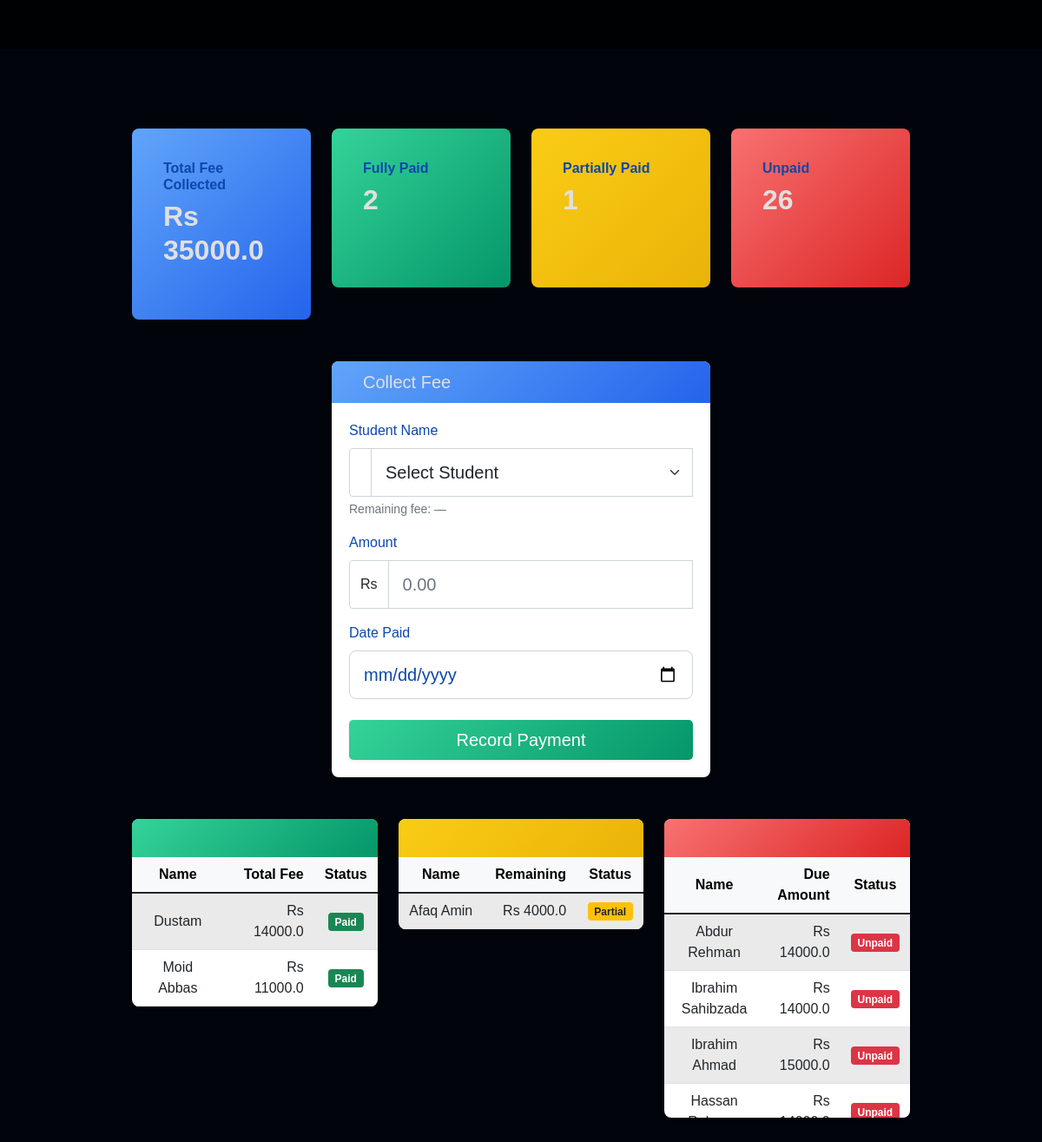
Page /collect_fee (signed in) on the committed database.
### models.py (models this page shows, shortened)
class Student(db.Model):
    id = db.Column(db.Integer, primary_key=True)
    name = db.Column(db.String(100), nullable=False)
    fee = db.Column(db.Float, nullable=False)
    room_id = db.Column(db.Integer, db.ForeignKey('room.id'), nullable=False)
    picture = db.Column(db.String(100))
    status = db.Column(db.String(20), default='active')  # active, inactive, graduated
    enrollment_date = db.Column(db.DateTime, default=datetime.utcnow)
    last_fee_payment = db.Column(db.DateTime)
    room = relationship('Room', back_populates='students')
    fee_records = relationship('FeeRecord', back_populates='student')
    @property
    def fee_status(self):
        current_month = datetime.now().month
        current_year = datetime.now().year
        total_paid = sum(record.amount for record in FeeRecord.query.filter(
            FeeRecord.student_id == self.id,
            db.extract('month', FeeRecord.date_paid) == current_month,
            db.extract('year', FeeRecord.date_paid) == current_year
        ).all())
        if total_paid == 0:
            return 'unpaid'
        elif total_paid < self.fee:
            return 'partial'
        else:
            return 'paid'
    @property
    def remaining_fee(self):
        current_month = datetime.now().month
        current_year = datetime.now().year
        total_paid = sum(record.amount for record in FeeRecord.query.filter(
            FeeRecord.student_id == self.id,
            db.extract('month', FeeRecord.date_paid) == current_month,
            db.extract('year', FeeRecord.date_paid) == current_year
        ).all())
        return max(0, self.fee - total_paid)

class FeeRecord(db.Model):
    id = db.Column(db.Integer, primary_key=True)
    student_id = db.Column(db.Integer, db.ForeignKey('student.id'), nullable=False)
    amount = db.Column(db.Float, nullable=False)
    date_paid = db.Column(db.Date, default=datetime.utcnow)
    student = relationship('Student', back_populates='fee_records')

### app.py (the view, shortened to what this page needs)
@app.route('/collect_fee', methods=['GET', 'POST'])
@login_required
def collect_fee():
    form = FeeCollectionForm()
    month = request.args.get('month', datetime.now().month, type=int)
    year = request.args.get('year', datetime.now().year, type=int)
    active_students = Student.query.filter_by(status='active').all()
    fully_paid_students = []
    partially_paid_students = []
    unpaid_students = []
    for student in active_students:
        if student.fee_status == 'paid':
            fully_paid_students.append(student)
        elif student.fee_status == 'partial':
            partially_paid_students.append(student)
        else:
            unpaid_students.append(student)
    fee_records = FeeRecord.query.filter(
        db.extract('year', FeeRecord.date_paid) == year,
        db.extract('month', FeeRecord.date_paid) == month
    ).join(Student).all()
    total_fee = sum(record.amount for record in fee_records)
    return render_template('collect_fee.html',
                         form=form,
                         fee_records=fee_records,
                         total_fee=total_fee,
                         current_month=month,
                         current_year=year,
                         month_name=month_name,
                         fully_paid_students=fully_paid_students,
                         partially_paid_students=partially_paid_students,
                         unpaid_students=unpaid_students)

### forms.py
class FeeCollectionForm(FlaskForm):
    student_name = StringField('Student Name', validators=[DataRequired()])
    amount = FloatField('Amount', validators=[DataRequired()])
    date = DateField('Date Paid', validators=[DataRequired()])
    submit = SubmitField('Record Payment')

### app.py (called while the page is built)
@login_manager.user_loader
def load_user(user_id):
    return Admin.query.get(int(user_id))

### templates/collect_fee.html (shortened to what this page needs)
{% extends 'base.html' %}
{% block content %}
<div class="fee-collection-wrapper">
  <div class="container-fluid mt-4">
    <div class="row g-4 justify-content-center">
      <div class="col-lg-3 col-md-6">
        <div class="summary-card bg-gradient-blue text-white">
          <div class="card-body">
            <h5 class="card-title">Total Fee Collected</h5>
            <h2 class="card-value">Rs {{ total_fee }}</h2>
          </div>
        </div>
      </div>
      <div class="col-lg-3 col-md-6">
        <div class="summary-card bg-gradient-green text-white">
          <div class="card-body">
            <h5 class="card-title">Fully Paid</h5>
            <h2 class="card-value">{{ fully_paid_students|length }}</h2>
          </div>
        </div>
      </div>
      <div class="col-lg-3 col-md-6">
        <div class="summary-card bg-gradient-yellow text-white">
          <div class="card-body">
            <h5 class="card-title">Partially Paid</h5>
            <h2 class="card-value">{{ partially_paid_students|length }}</h2>
          </div>
        </div>
      </div>
      <div class="col-lg-3 col-md-6">
        <div class="summary-card bg-gradient-red text-white">
          <div class="card-body">
            <h5 class="card-title">Unpaid</h5>
            <h2 class="card-value">{{ unpaid_students|length }}</h2>
          </div>
        </div>
      </div>
    </div>
  </div>
  <div class="container-fluid mt-5">
    <div class="row justify-content-center">
      <div class="col-lg-6 col-md-8">
        <div class="form-card bg-white shadow-sm">
          <div class="form-card-header bg-gradient-blue text-white d-flex align-items-center">
            <h5 class="mb-0">Collect Fee</h5>
          </div>
          <div class="form-card-body">
            <form method="POST" action="{{ url_for('collect_fee') }}" class="needs-validation" novalidate>
              <div class="row g-3">
                <div class="col-md-12">
                  <label for="student_name" class="form-label">Student Name</label>
                  <div class="input-group">
                    <span class="input-group-text bg-white"></span>
                    <select name="student_name" id="student_name"
                            class="form-select form-select-lg" required>
                      <option value="" disabled selected>Select Student</option>
                    </select>
                  </div>
                  <div class="form-text text-muted" id="remaining_fee_text">
                    Remaining fee: —
                  </div>
                </div>
                <div class="col-md-12">
                  <label for="amount" class="form-label">Amount</label>
                  <div class="input-group">
                    <span class="input-group-text bg-white">Rs</span>
                    {{ form.amount(class="form-control form-control-lg", id="amount", placeholder="0.00", required="required") }}
                  </div>
                </div>
                <div class="col-md-12">
                  <label for="date" class="form-label">Date Paid</label>
                  {{ form.date(class="form-control form-control-lg", id="date", type="date", required="required") }}
                </div>
              </div>
              <div class="mt-4 d-grid">
                {{ form.submit(class="btn btn-gradient-green btn-lg shadow-sm") }}
              </div>
            </form>
          </div>
        </div>
      </div>
    </div>
  </div>
  <div class="container-fluid mt-5">
    <div class="row g-4 justify-content-center status-tables-row">
      <div class="col-lg-4 col-md-6">
        <div class="status-card bg-white shadow-sm">
          <div class="status-card-header bg-gradient-green text-white d-flex align-items-center">
          </div>
          <div class="status-card-body">
            <div class="table-responsive">
              <table class="table table-sm table-striped mb-0">
                <thead class="table-light">
                  <tr>
                    <th>Name</th>
                    <th class="text-end">Total Fee</th>
                    <th class="text-center">Status</th>
                  </tr>
                </thead>
                <tbody>
                  {% for student in fully_paid_students %}
                  <tr>
                    <td>{{ student.name }}</td>
                    <td class="text-end">Rs {{ student.fee }}</td>
                    <td class="text-center">
                      <span class="badge bg-success">Paid</span>
                    </td>
                  </tr>
                  {% endfor %}
                </tbody>
              </table>
            </div>
          </div>
        </div>
      </div>
      <div class="col-lg-4 col-md-6">
        <div class="status-card bg-white shadow-sm">
          <div class="status-card-header bg-gradient-yellow text-dark d-flex align-items-center">
          </div>
          <div class="status-card-body">
            <div class="table-responsive">
              <table class="table table-sm table-striped mb-0">
                <thead class="table-light">
                  <tr>
                    <th>Name</th>
                    <th class="text-end">Remaining</th>
                    <th class="text-center">Status</th>
                  </tr>
                </thead>
                <tbody>
                  {% for student in partially_paid_students %}
                  <tr>
                    <td>{{ student.name }}</td>
                    <td class="text-end">Rs {{ student.remaining_fee }}</td>
                    <td class="text-center">
                      <span class="badge bg-warning text-dark">Partial</span>
                    </td>
                  </tr>
                  {% endfor %}
                </tbody>
              </table>
            </div>
          </div>
        </div>
      </div>
      <div class="col-lg-4 col-md-6">
        <div class="status-card bg-white shadow-sm">
          <div class="status-card-header bg-gradient-red text-white d-flex align-items-center">
          </div>
          <div class="status-card-body status-scrollable">
            <div class="table-responsive">
              <table class="table table-sm table-striped mb-0">
                <thead class="table-light">
                  <tr>
                    <th>Name</th>
                    <th class="text-end">Due Amount</th>
                    <th class="text-center">Status</th>
                  </tr>
                </thead>
                <tbody>
                  {% for student in unpaid_students %}
                  <tr>
                    <td>{{ student.name }}</td>
                    <td class="text-end">Rs {{ student.fee }}</td>
                    <td class="text-center">
                      <span class="badge bg-danger">Unpaid</span>
                    </td>
                  </tr>
                  {% endfor %}
                </tbody>
              </table>
            </div>
          </div>
        </div>
      </div>
    </div>
  </div>
</div>
{% endblock %}

### static/style.css (style rules this page uses)
body { font-family: Arial, sans-serif; background-color: #1a1a1a; color: white; margin: 0; padding: 0; }
h1, h2, h3, h4, h5, h6 { color: #e0e0e0; }
.table th, .table td { vertical-align: middle; text-align: center; }
.card-body, .card-title, .form-label, input { color: rgb(11, 72, 170) !important; }

### templates/base.html (style rules this page uses)
body, html { margin: 0; padding: 0; height: 100%; }

### templates/collect_fee.html (style rules this page uses)
.fee-collection-wrapper { position: relative; z-index: 1; padding-bottom: 60px; }
.summary-card { border-radius: 0.5rem; overflow: hidden; transition: transform 0.3s ease, box-shadow 0.3s ease; color: #fff; padding: 1.25rem; position: relative; }
.summary-card .card-title { font-size: 1rem; font-weight: 600; margin-bottom: 0.5rem; }
.summary-card .card-value { font-size: 2rem; font-weight: 700; margin-bottom: 0.3rem; }
.bg-gradient-blue { background: linear-gradient(135deg, #60a5fa, #2563eb); }
.bg-gradient-green { background: linear-gradient(135deg, #34d399, #059669); }
.bg-gradient-yellow { background: linear-gradient(135deg, #facc15, #eab308); }
.bg-gradient-red { background: linear-gradient(135deg, #f87171, #dc2626); }
.form-card { background: #fff; border-radius: 0.5rem; overflow: hidden; transition: transform 0.3s ease, box-shadow 0.3s ease; }
.form-card-header { padding: 0.75rem 1.25rem; font-weight: 600; border-bottom: none; display: flex; align-items: center; gap: 0.5rem; }
.form-card-body { padding: 1.25rem; }
.form-card .form-control, .form-card .form-select { border-radius: 0.5rem; border: 1px solid #ced4da; padding: 0.75rem 1rem; transition: border-color 0.2s ease, box-shadow 0.2s ease; }
.btn-gradient-green { background: linear-gradient(135deg, #34d399, #059669) !important; border: none !important; color: #fff !important; transition: transform 0.2s ease, opacity 0.2s ease; }
.status-tables-row { display: flex; flex-wrap: wrap; justify-content: center; }
.status-card { background: #fff; border-radius: 0.5rem; overflow: hidden; transition: transform 0.3s ease, box-shadow 0.3s ease; margin-bottom: 1rem; }
.status-card-header { padding: 0.75rem 1.25rem; font-weight: 600; border-bottom: none; display: flex; align-items: center; gap: 0.5rem; }
.status-card-body { max-height: 300px; overflow-y: auto; }
.status-card-body .table th, .status-card-body .table td { padding: 0.5rem 0.75rem; vertical-align: middle; }
.table-sm.table-striped > tbody > tr:nth-of-type(odd) { background-color: rgba(0, 0, 0, 0.03); }
.status-scrollable { overflow-y: auto; }

### rows in the picture
Student: name "Dustam", fee "14000.0"
Student: name "Moid Abbas", fee "11000.0"
Student: name "Afaq Amin", remaining_fee "4000.0"
Student: name "Abdur Rehman", fee "14000.0"
Student: name "Ibrahim Sahibzada", fee "14000.0"
Student: name "Ibrahim Ahmad", fee "15000.0"
Student: name "Hassan…"

### other values in the picture
{{ total_fee }} "35000.0"
{{ fully_paid_students|length }} "2"
{{ partially_paid_students|length }} "1"
{{ unpaid_students|length }} "26"
